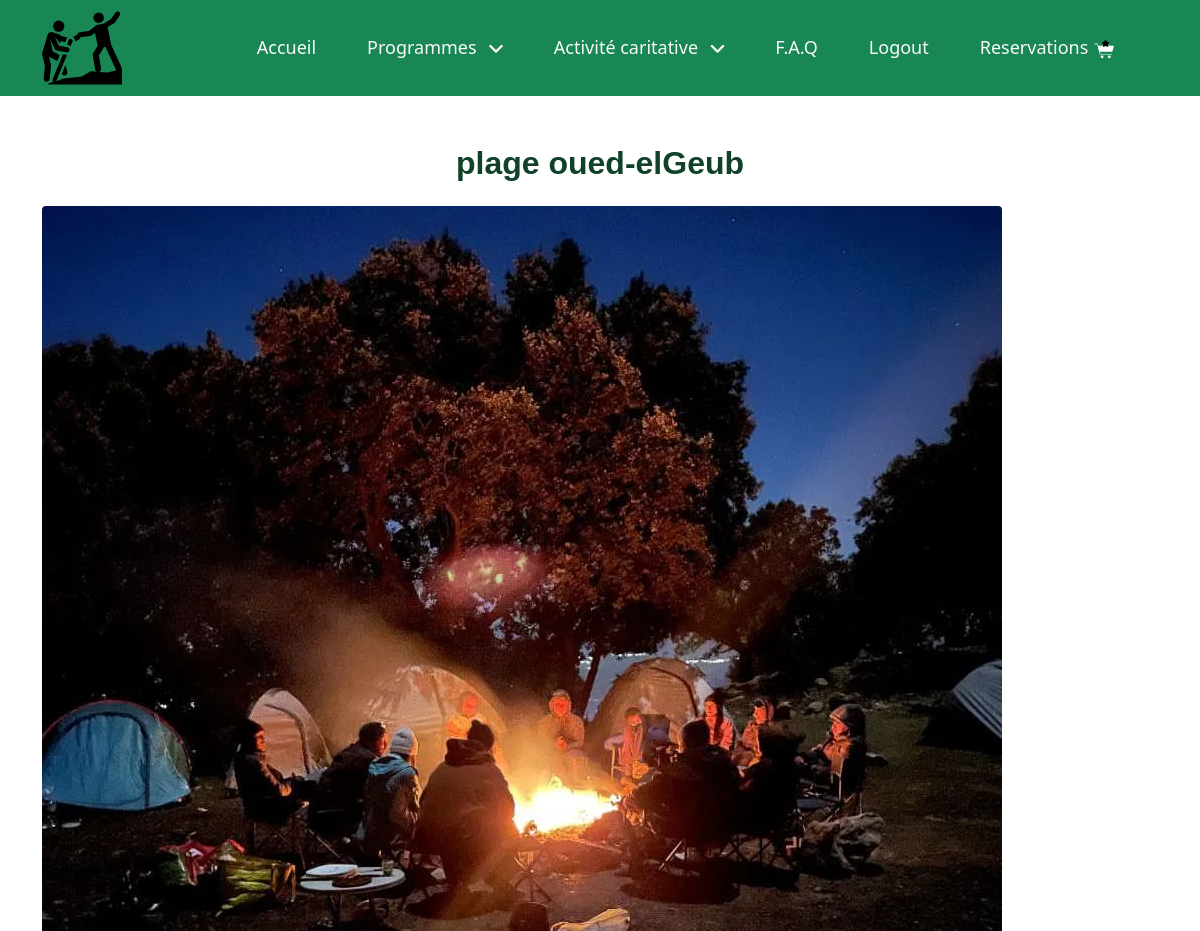
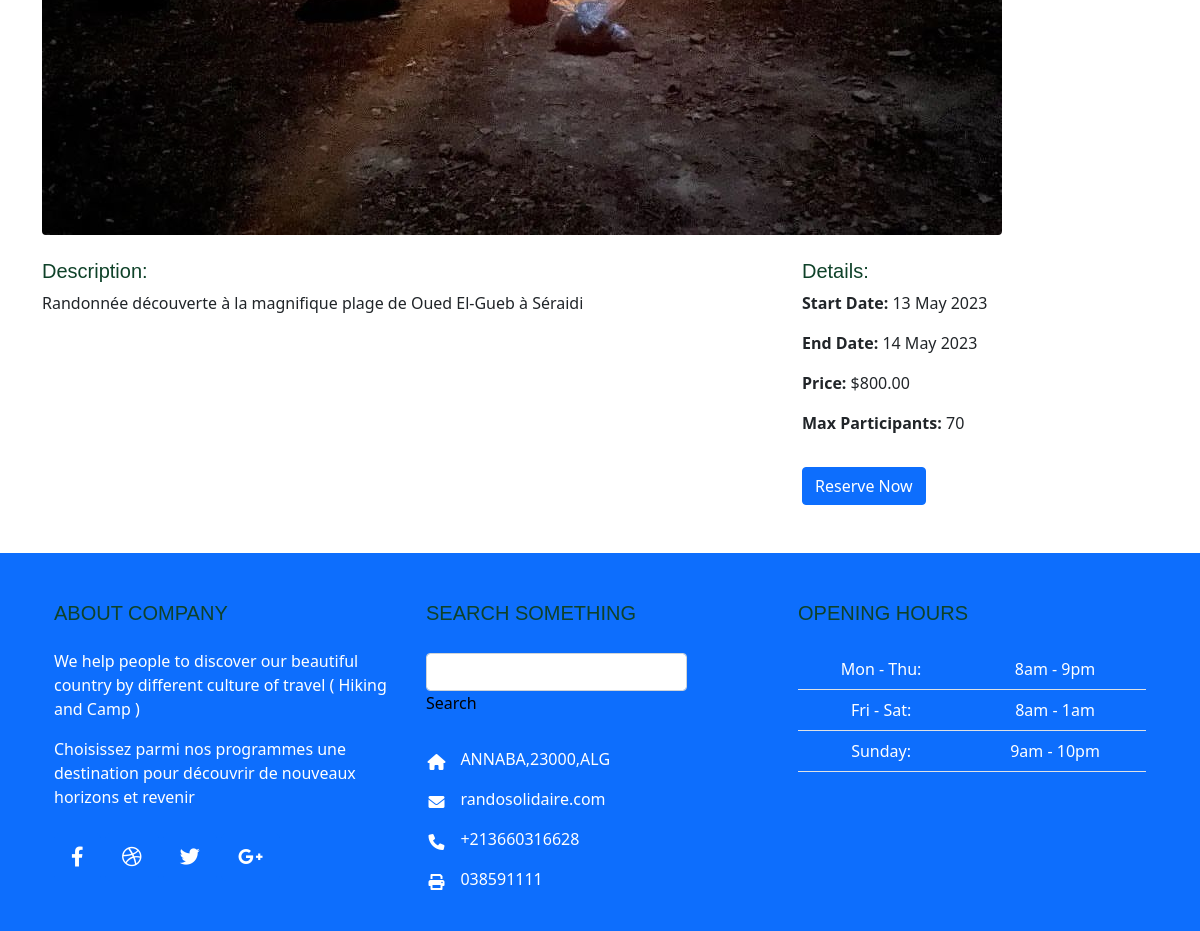
The page /product-view.php?slug=srd (signed in) on the database its author committed (2 pictures, top to bottom).
### tables this page shows
CREATE TABLE `trips` (
  `id` int(11) NOT NULL,
  `name` varchar(255) NOT NULL,
  `slug` varchar(255) NOT NULL,
  `description` text NOT NULL,
  `start_date` date NOT NULL,
  `end_date` date NOT NULL,
  `trip_price` decimal(10,2) NOT NULL,
  `max_participants` int(11) NOT NULL,
  `status` tinyint(1) NOT NULL,
  `images` text DEFAULT NULL,
  `created_at` timestamp NOT NULL DEFAULT current_timestamp(),
  `updated_at` timestamp NOT NULL DEFAULT current_timestamp() ON UPDATE current_timestamp(),
  `category_id` int(11) NOT NULL,
  `places` int(255) NOT NULL
);

### functions/myfunctions.php (called while the page is built, shortened)
<?php
include(__DIR__ . '/../config/dbcon.php');
function getSlugActive($table, $slug)
{
    global $con;
    $query = "SELECT * FROM $table WHERE slug='$slug' AND status='0' LIMIT 1";
    return $query_run = mysqli_query($con, $query);
}
?>

### product-view.php (the view, shortened to what this page needs)
<?php
include('functions/myfunctions.php');
include('includes/header.php');
if (isset($_GET['slug'])) {
    $slug = $_GET['slug'];
    $tripData = getSlugActive("trips", $slug);
    $trip = mysqli_fetch_array($tripData);
    if ($trip) {
        ?>
        <div class="container py-5">
            <div class="row">
                <div class="col-md-12">
                    <h2 class="text-center mb-4"><?= $trip['name'] ?></h2>
                    <img src="uploads/<?= $trip['images']; ?>" class="img-fluid rounded mb-4" alt="<?= $trip['name'] ?>">
                    <div class="row">
                        <div class="col-md-8">
                            <h5>Description:</h5>
                            <p><?= $trip['description']; ?></p>
                        </div>
                        <div class="col-md-4">
                            <h5>Details:</h5>
                            <p><strong>Start Date:</strong> <?= date('d F Y', strtotime($trip['start_date'])); ?></p>
                            <p><strong>End Date:</strong> <?= date('d F Y', strtotime($trip['end_date'])); ?></p>
                            <p><strong>Price:</strong> $<?= $trip['trip_price']; ?></p>
                            <p><strong>Max Participants:</strong> <?= $trip['max_participants']; ?></p>
                            <a href="reservation.php?id=<?= $trip['id']; ?>" class="btn btn-primary btn-block mt-3">Reserve Now</a>
                        </div>
                    </div>
                </div>
            </div>
        </div>
        <?php
    } else {
        echo "<h2 class='text-center'>Trip not found!</h2>";
    }
} else {
    echo "<h2 class='text-center'>No trip selected!</h2>";
}
include('includes/footer.php');
?>

### css/style.css (style rules this page uses)
:root { --primary: #348E38; --secondary: #525368; --light: #E8F5E9; --dark: #0F4229; }
h1, .h1, h2, .h2, .fw-bold { font-weight: 700 !important; }
h5, .h5, h6, .h6, .fw-semi-bold { font-weight: 500 !important; }
.btn { transition: .5s; font-weight: 500; }
.btn-primary, .btn-outline-primary:hover { color: var(--light); }

### rows shown on the page
trips: name "plage oued-elGeub", images (picture), description "Randonnée découverte à la magnifique plage de Oued El-Gueb à Séraidi", start_date "13 May 2023", end_date "14 May 2023", trip_price "800.00", max_participants "70"
